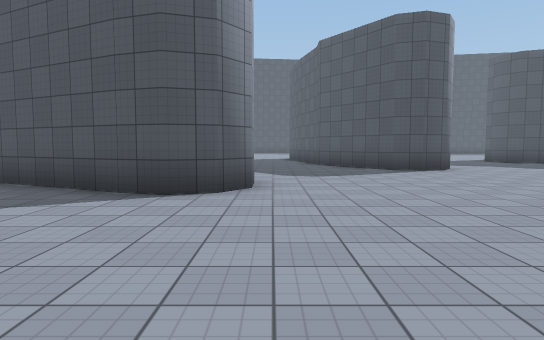
View 1 (above)

20 first-person views from a walk through a scene from a Unity 3-D project. The camera is 1.4 m above the floor, tilts 4° down and sees 75° across. The floor is counted in squares, 2 m on a side. Each view is taken from the middle of a square. On the plan, view 1 faces up. The plan holds only what a view shows up to about 11 squares ahead; the rest is blank. The place goes on beyond the plan. Surface patterns are stand-ins for the level's own textures.

View 2
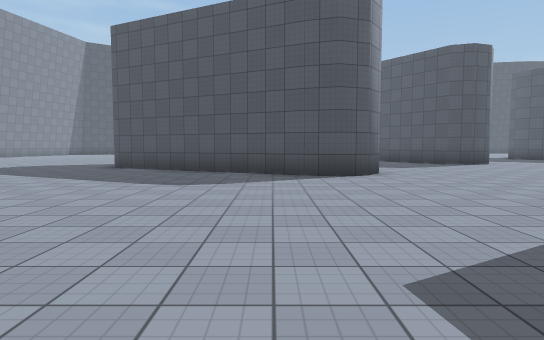

View 3
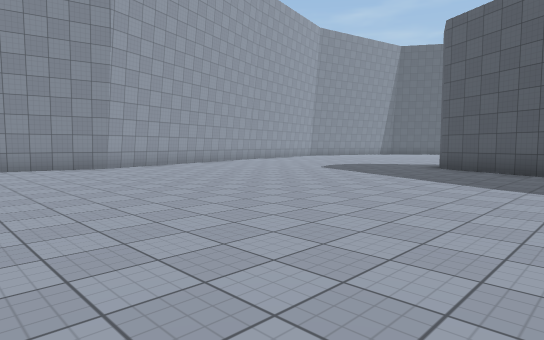

View 4
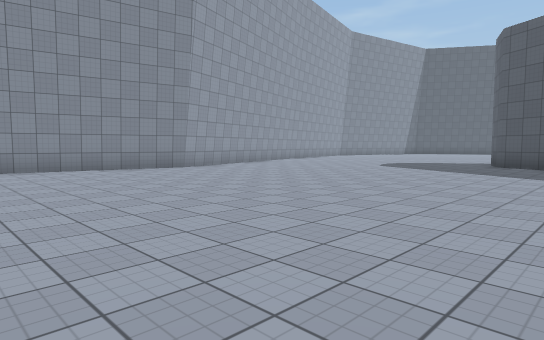

View 5
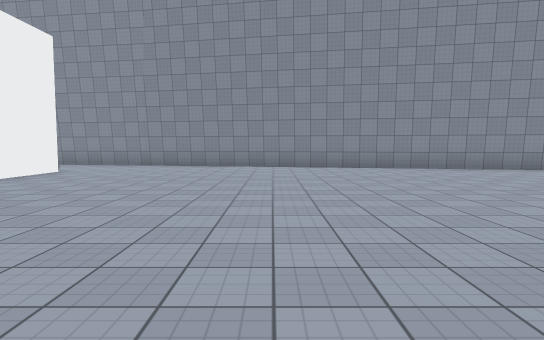

View 6
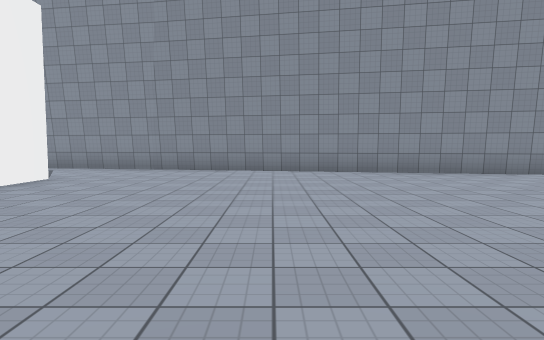

View 7
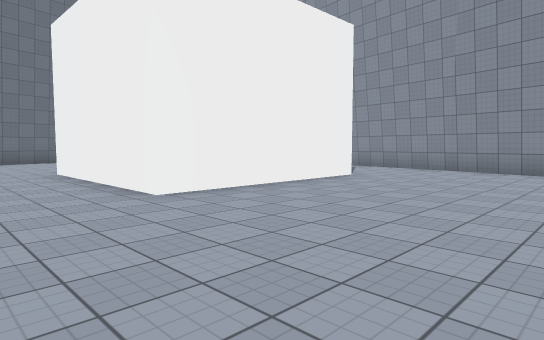

View 8
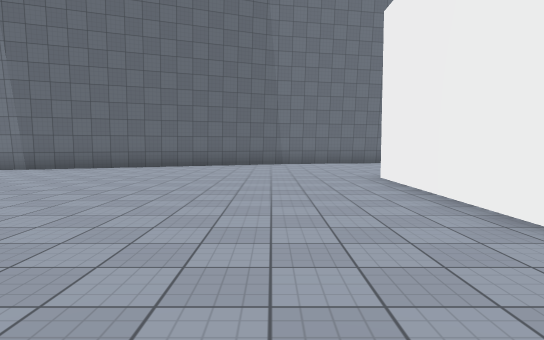

View 9
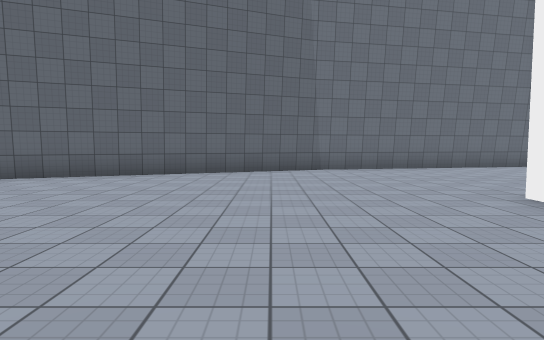

View 10
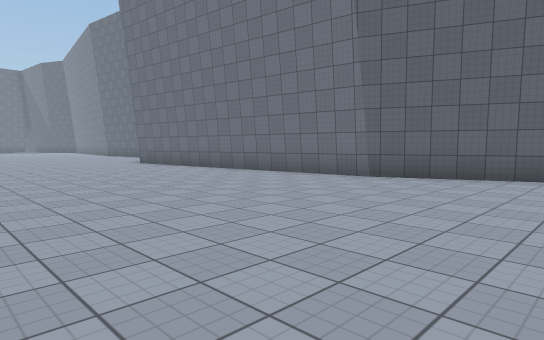

View 11
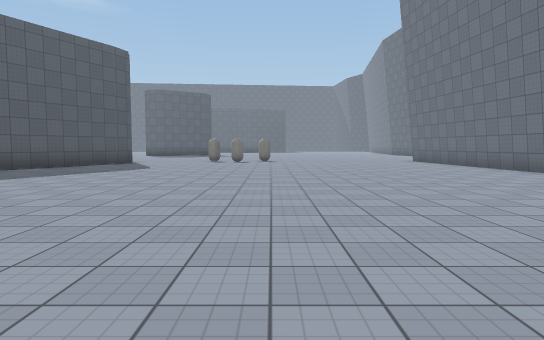

View 12
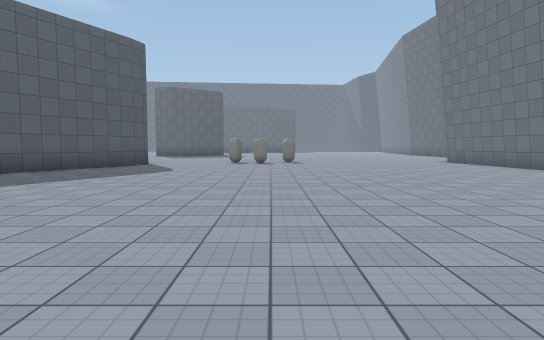

View 13
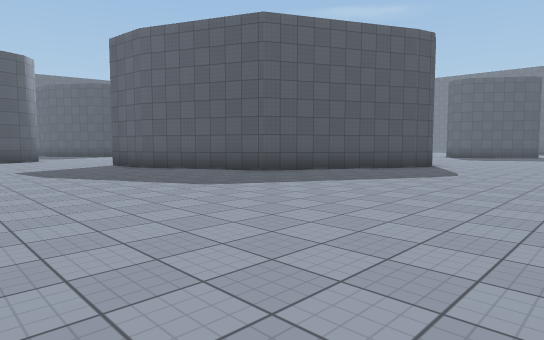

View 14
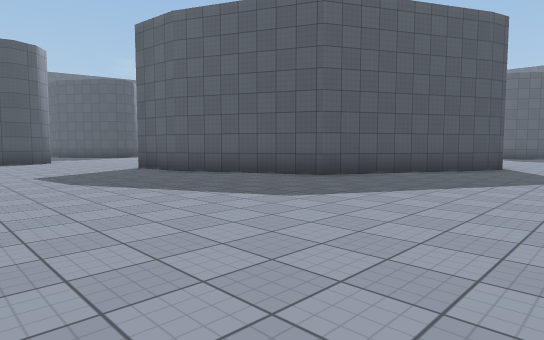

View 15
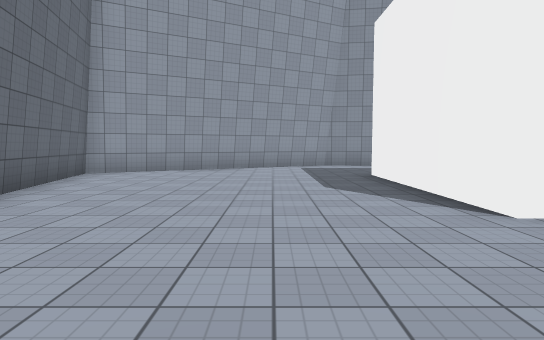

View 16
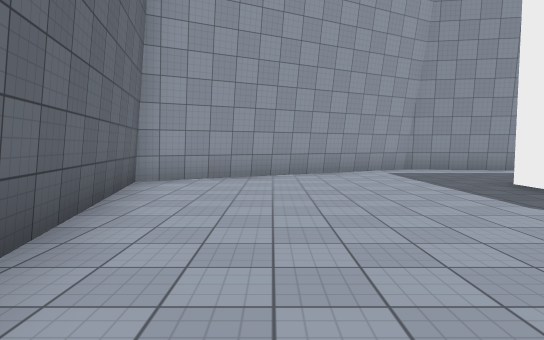

View 17
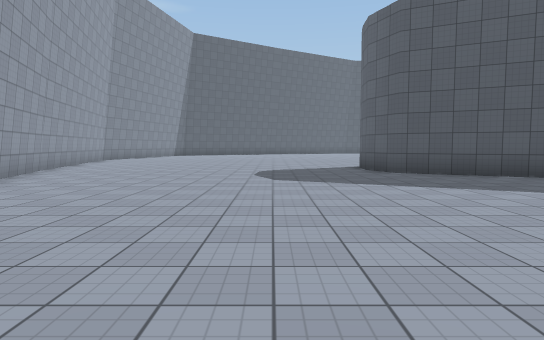

View 18
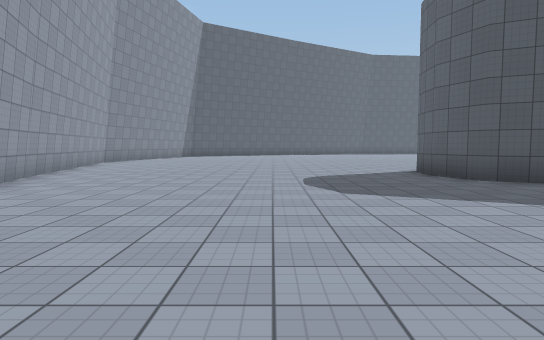

View 19
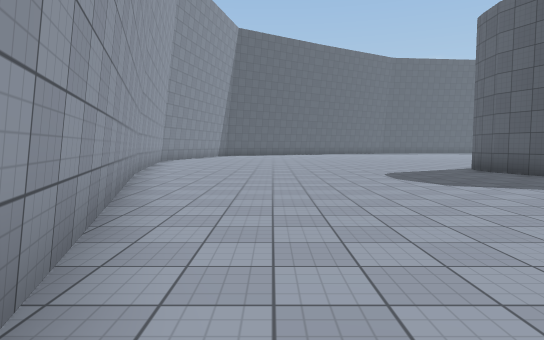

View 20
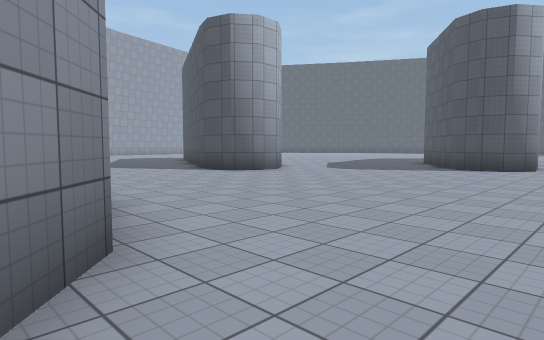

### Floor plan
Points are (right, up) in squares from view 1. A wall is a line through its corners. A room is listed if a view was taken in it or the views show most of it. See-through windows are left out.
Room 1 (views 1, 2, 3, 4, 5, 6, 7, 8, 9, 10, 11, 12, 13, 14, 15, 16, 17, 18, 19, 20)
walls: (-2.2, 5.2) (-7.8, 7.9) (-8.3, 9.1) (-8.3, 9.9); (4.6, -0.1) (5.4, -0.8); (-14.4, -12.6) (-9.4, -12.6) (-9.4, -17.6) (-14.4, -17.6); (7.2, -7.3) (2.7, -4.9) (1, -1.3) (0.7, 0.6); (7.5, -7.4) (7.1, -7.3); (-0.7, 7) (-0.3, 6.6) (-0.3, 5.8) (-0.8, 5.2) (-1.5, 4.9) (-2.3, 5.2); (-8.3, 9.8) (-8.2, 10.3); (-0.1, -20.1) (6.1, -19.4); (-18, -15.2) (-18.5, -18.2); (-7.4, -23.1) (0.1, -20); (-18.2, -18.1) (-14.7, -24.5) (-7.2, -23); (-17.4, 8.9) (-14.9, 1) (-17.9, -14.9); (5.1, 12.1) (5.3, 10.6) (4.9, 9.9) (4.1, 9.7) (3.4, 9.9) (2.6, 11); (-18, 12.1) (-17.3, 8.6)

Where each view was taken, in squares from view 1:
view 1: 0 up, 0 right, facing up
view 2: 3 down, 3 left, facing up
view 3: 3 down, 4 left, facing up-left
view 4: 5 down, 5 left, facing up-left
view 5: 7 down, 5 left, facing left
view 6: 8 down, 7 left, facing left
view 7: 8 down, 7 left, facing down-left
view 8: 10 down, 7 left, facing down
view 9: 13 down, 6 left, facing down
view 10: 13 down, 4 left, facing down-right
view 11: 13 down, 6 left, facing right
view 12: 12 down, 5 left, facing right
view 13: 12 down, 4 left, facing up-right
view 14: 10 down, 4 left, facing up-right
view 15: 20 down, 6 left, facing left
view 16: 22 down, 8 left, facing left
view 17: 1 down, 11 left, facing up
view 18: 1 up, 12 left, facing up
view 19: 0 up, 14 left, facing up
view 20: 1 down, 7 right, facing up-left
